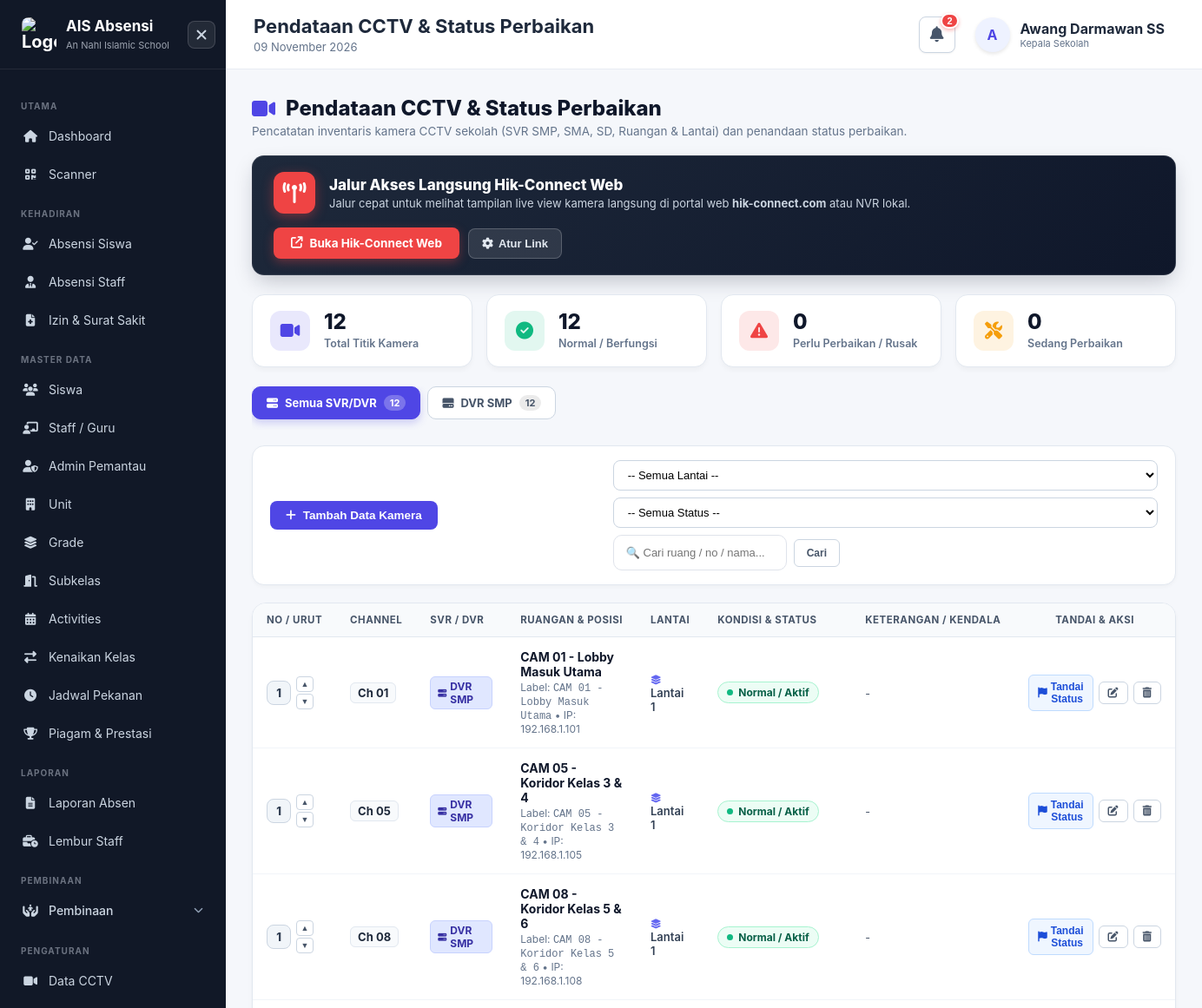
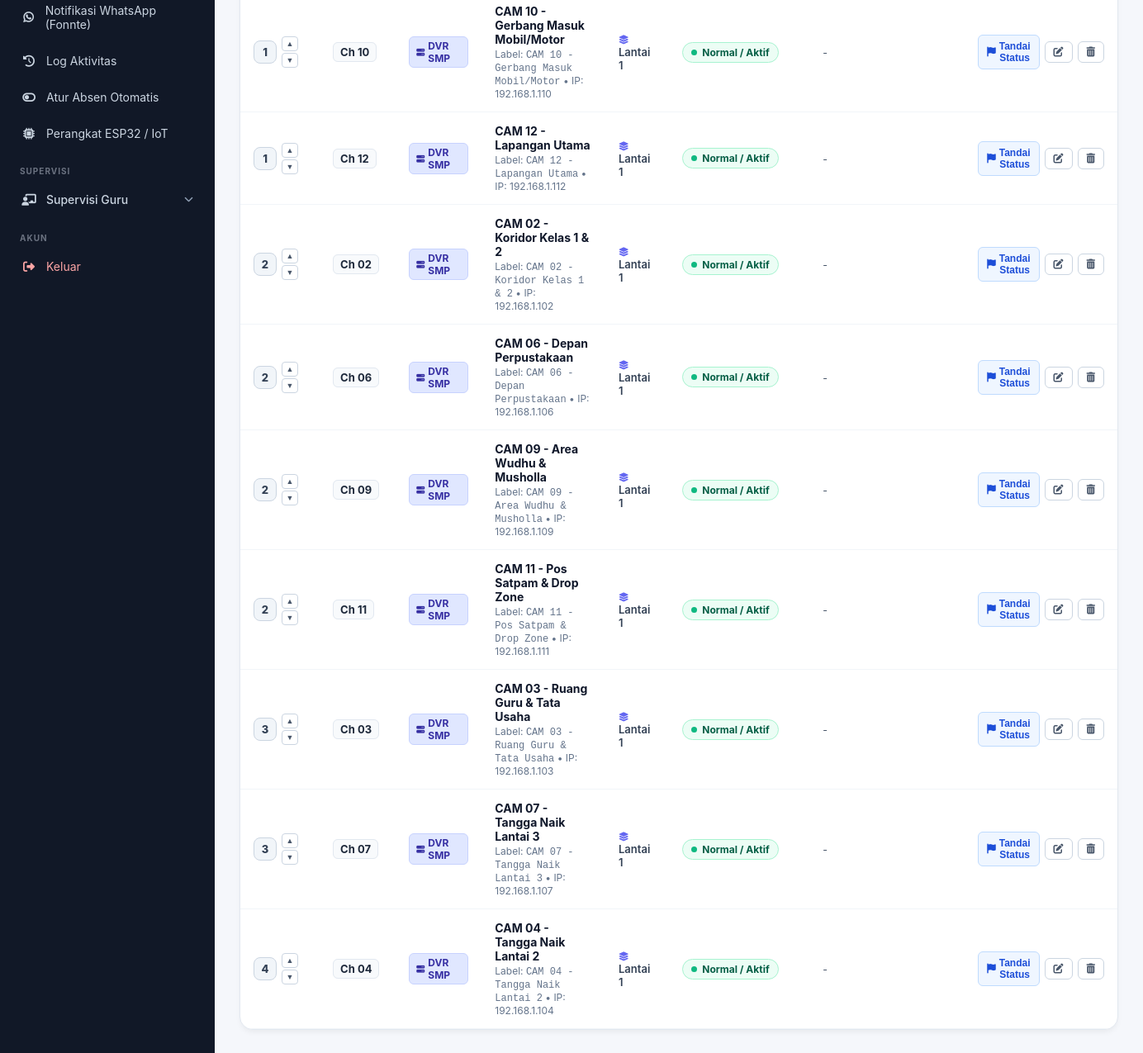
Screenshot of /cctv/index.php (signed in) with the database file from the repository (2 pictures, top to bottom).
### tables this page shows
CREATE TABLE `cctv_devices` (
  `id` int unsigned NOT NULL AUTO_INCREMENT,
  `location_id` int unsigned NOT NULL COMMENT 'Relasi ke cctv_locations (Lantai/Sub-lokasi)',
  `dvr_server` varchar(100) DEFAULT NULL,
  `room_name` varchar(150) DEFAULT NULL,
  `floor_name` varchar(100) DEFAULT NULL,
  `name` varchar(150) NOT NULL,
  `channel_number` int DEFAULT NULL,
  `sort_order` int NOT NULL DEFAULT '0',
  `ip_address` varchar(50) DEFAULT NULL,
  `error_type` varchar(100) DEFAULT NULL,
  `error_notes` text,
  `error_date` datetime DEFAULT NULL,
  `repair_date` datetime DEFAULT NULL,
  `repair_pic` varchar(100) DEFAULT NULL,
  `hikconnect_url` varchar(500) DEFAULT NULL,
  `device_serial` varchar(100) DEFAULT NULL,
  `status` varchar(50) NOT NULL DEFAULT 'normal',
  `location_detail` varchar(255) DEFAULT NULL,
  `notes` text,
  `created_at` timestamp NULL DEFAULT CURRENT_TIMESTAMP,
  `updated_at` timestamp NULL DEFAULT CURRENT_TIMESTAMP ON UPDATE CURRENT_TIMESTAMP,
  PRIMARY KEY (`id`),
  KEY `idx_location_id` (`location_id`),
  KEY `idx_sort_order` (`sort_order`),
  KEY `idx_status` (`status`)
);

### config/security.php (called while the page is built, shortened)
<?php
function e($value)
{
    return htmlspecialchars(
        $value ?? '',
        ENT_QUOTES,
        'UTF-8'
    );
}

### public/cctv/index.php (the view, shortened to what this page needs)
<?php
require_once '../../config/database.php';
require_once '../../config/security.php';
$hikConnectUrl = 'https://www.hik-connect.com';
$stmtSet = $pdo->query("SELECT key_value FROM cctv_settings WHERE key_name = 'hikconnect_url' LIMIT 1");
if ($val = $stmtSet->fetchColumn()) {
    $hikConnectUrl = $val;
}
$stmtDvrList = $pdo->query("
    SELECT DISTINCT dvr_server
    FROM cctv_devices
    WHERE dvr_server IS NOT NULL AND dvr_server != ''
    ORDER BY CASE
        WHEN dvr_server = 'DVR SMP' THEN 1
        WHEN dvr_server = 'SMA' THEN 2
        WHEN dvr_server = 'SD 1' THEN 3
        WHEN dvr_server = 'SD 2' THEN 4
        WHEN dvr_server = 'SD 3' THEN 5
        WHEN dvr_server = 'FO' THEN 6
        WHEN dvr_server = 'Masjid' THEN 7
        ELSE 8 END, dvr_server ASC
");
$allDvrList = $stmtDvrList->fetchAll(PDO::FETCH_COLUMN);
$filterDvr    = trim($_GET['dvr'] ?? '');
$filterFloor  = trim($_GET['floor'] ?? '');
$filterStatus = trim($_GET['status'] ?? '');
$searchQuery  = trim($_GET['q'] ?? '');
$totalCount = (int)$pdo->query("SELECT COUNT(*) FROM cctv_devices")->fetchColumn();
$normalCount = (int)$pdo->query("SELECT COUNT(*) FROM cctv_devices WHERE status = 'normal'")->fetchColumn();
$errorCount = (int)$pdo->query("SELECT COUNT(*) FROM cctv_devices WHERE status = 'error'")->fetchColumn();
$maintCount = (int)$pdo->query("SELECT COUNT(*) FROM cctv_devices WHERE status = 'maintenance'")->fetchColumn();
$dvrCounts = [];
$stmtCountDvr = $pdo->query("SELECT dvr_server, COUNT(*) as cnt FROM cctv_devices GROUP BY dvr_server");
foreach ($stmtCountDvr->fetchAll(PDO::FETCH_ASSOC) as $row) {
    $dvrCounts[$row['dvr_server']] = (int)$row['cnt'];
}
$sql = "
    SELECT id, dvr_server, room_name, floor_name, channel_number, sort_order, name,
           status, ip_address, error_type, error_notes, error_date, repair_date, repair_pic, notes, updated_at
    FROM cctv_devices
    WHERE 1=1
";
$params = [];
$sql .= " ORDER BY
    CASE
        WHEN dvr_server = 'DVR SMP' THEN 1
        WHEN dvr_server = 'SMA' THEN 2
        WHEN dvr_server = 'SD 1' THEN 3
        WHEN dvr_server = 'SD 2' THEN 4
        WHEN dvr_server = 'SD 3' THEN 5
        WHEN dvr_server = 'FO' THEN 6
        WHEN dvr_server = 'Masjid' THEN 7
        ELSE 8 END ASC,
    floor_name ASC,
    sort_order ASC,
    channel_number ASC";
$stmt = $pdo->prepare($sql);
$stmt->execute($params);
$cctvList = $stmt->fetchAll(PDO::FETCH_ASSOC);
require '../../includes/header.php';
?>
<div class="cctv-mgmt">
    <div class="page-header-row">
        <div class="page-title-box">
            <h1><i class="fa-solid fa-video" style="color: #4f46e5;"></i> Pendataan CCTV & Status Perbaikan</h1>
            <p>Pencatatan inventaris kamera CCTV sekolah (SVR SMP, SMA, SD, Ruangan & Lantai) dan penandaan status perbaikan.</p>
        </div>
    </div>
    <div class="hik-banner-card">
        <div class="hik-banner-info">
            <div class="hik-logo-badge">
                <i class="fa-solid fa-tower-broadcast"></i>
            </div>
            <div class="hik-banner-text">
                <h2>Jalur Akses Langsung Hik-Connect Web</h2>
                <p>Jalur cepat untuk melihat tampilan live view kamera langsung di portal web <strong>hik-connect.com</strong> atau NVR lokal.</p>
            </div>
        </div>
        <div class="hik-banner-actions">
            <a href="<?= e($hikConnectUrl) ?>" target="_blank" class="btn-hik-connect" title="Buka Portal Hik-Connect di Tab Baru">
                <i class="fa-solid fa-arrow-up-right-from-square"></i> Buka Hik-Connect Web
            </a>
            <button type="button" onclick="openHikSettingModal()" class="btn-setting-link" title="Ubah Link URL Portal">
                <i class="fa-solid fa-gear"></i> Atur Link
            </button>
        </div>
    </div>
    <div class="kpi-grid">
        <a href="index.php" class="kpi-card total" title="Tampilkan Semua Kamera">
            <div class="kpi-icon"><i class="fa-solid fa-video"></i></div>
            <div class="kpi-info">
                <h3><?= number_format($totalCount) ?></h3>
                <span>Total Titik Kamera</span>
            </div>
        </a>
        <a href="index.php?status=normal" class="kpi-card normal" title="Filter Kamera Normal">
            <div class="kpi-icon"><i class="fa-solid fa-circle-check"></i></div>
            <div class="kpi-info">
                <h3><?= number_format($normalCount) ?></h3>
                <span>Normal / Berfungsi</span>
            </div>
        </a>
        <a href="index.php?status=error" class="kpi-card error" title="Filter Kamera Error / Rusak">
            <div class="kpi-icon"><i class="fa-solid fa-triangle-exclamation"></i></div>
            <div class="kpi-info">
                <h3><?= number_format($errorCount) ?></h3>
                <span>Perlu Perbaikan / Rusak</span>
            </div>
        </a>
        <a href="index.php?status=maintenance" class="kpi-card maint" title="Filter Kamera Dalam Perbaikan">
            <div class="kpi-icon"><i class="fa-solid fa-screwdriver-wrench"></i></div>
            <div class="kpi-info">
                <h3><?= number_format($maintCount) ?></h3>
                <span>Sedang Perbaikan</span>
            </div>
        </a>
    </div>
    <div class="svr-tabs-scroll">
        <a href="index.php<?= !empty($filterStatus) ? '?status=' . urlencode($filterStatus) : '' ?>" class="svr-tab-btn <?= empty($filterDvr) ? 'active' : '' ?>">
            <i class="fa-solid fa-server"></i> Semua SVR/DVR
            <span class="svr-tab-badge"><?= $totalCount ?></span>
        </a>
        <?php foreach ($allDvrList as $dvr):
            $isActive = ($filterDvr === $dvr);
            $cCount = $dvrCounts[$dvr] ?? 0;
            $tabUrl = 'index.php?dvr=' . urlencode($dvr) . (!empty($filterStatus) ? '&status=' . urlencode($filterStatus) : '');
        ?>
            <a href="<?= $tabUrl ?>" class="svr-tab-btn <?= $isActive ? 'active' : '' ?>">
                <i class="fa-solid fa-hard-drive"></i> <?= e($dvr) ?>
                <span class="svr-tab-badge"><?= $cCount ?></span>
            </a>
        <?php endforeach; ?>
    </div>
    <div class="control-bar">
        <div class="control-left">
            <button type="button" onclick="openCreateCctvModal('<?= e($filterDvr ?: 'DVR SMP') ?>', '<?= e($filterFloor ?: 'Lantai 1') ?>')" class="btn-add-cctv">
                <i class="fa-solid fa-plus"></i> Tambah Data Kamera
            </button>
        </div>
        <form method="GET" class="filter-form">
            <select name="floor" class="filter-input" onchange="this.form.submit()">
                <option value="">-- Semua Lantai --</option>
            </select>
            <select name="status" class="filter-input" onchange="this.form.submit()">
                <option value="">-- Semua Status --</option>
            </select>
            <input type="text" name="q" value="<?= e($searchQuery) ?>" placeholder="🔍 Cari ruang / no / nama..." class="filter-input" style="width: 200px;">
            <button type="submit" class="btn-tbl-action" style="padding: 8px 14px; font-weight:700;">Cari</button>
        </form>
    </div>
    <div class="cctv-card">
        <div class="table-responsive">
            <table class="cctv-table">
                <thead>
                    <tr>
                        <th style="width: 75px;">No / Urut</th>
                        <th style="width: 85px;">Channel</th>
                        <th style="width: 130px;">SVR / DVR</th>
                        <th>Ruangan & Posisi</th>
                        <th>Lantai</th>
                        <th style="min-width: 170px;">Kondisi & Status</th>
                        <th>Keterangan / Kendala</th>
                        <th style="width: 180px; text-align: center;">Tandai & Aksi</th>
                    </tr>
                </thead>
                <tbody>
                    <?php if (empty($cctvList)): ?>
                        <tr>
                            <td colspan="8">
                                <div style="text-align: center; padding: 45px 20px; color: #94a3b8;">
                                    <i class="fa-solid fa-video-slash" style="font-size: 42px; margin-bottom: 12px; color: #cbd5e1;"></i>
                                    <p style="font-size: 14px; margin: 0;">Tidak ada data kamera yang sesuai dengan filter ini.</p>
                                </div>
                            </td>
                        </tr>
                    <?php else: ?>
                        <?php foreach ($cctvList as $cctv):
                            $isError = ($cctv['status'] === 'error');
                            $isMaint = ($cctv['status'] === 'maintenance');
                            $rowClass = $isError ? 'row-error' : ($isMaint ? 'row-maint' : '');
                            $dvrClass = 'smp';
                        ?>
                            <tr class="<?= $rowClass ?>">
                                <td>
                                    <div class="order-badge-box">
                                        <span class="order-num-pill" title="Urutan Ke-<?= $cctv['sort_order'] ?>">
                                            <?= $cctv['sort_order'] ?>
                                        </span>
                                        <div class="reorder-btns">
                                            <form method="POST" style="margin:0;">
                                                <button type="submit" class="btn-reorder" title="Urutkan Naik">▲</button>
                                            </form>
                                            <form method="POST" style="margin:0;">
                                                <button type="submit" class="btn-reorder" title="Urutkan Turun">▼</button>
                                            </form>
                                        </div>
                                    </div>
                                </td>
                                <td>
                                    <?php if (!empty($cctv['channel_number'])): ?>
                                        <span style="font-weight: 700; font-size: 13px; color: #1e293b; background: #f8fafc; padding: 3px 8px; border-radius: 6px; border: 1px solid #e2e8f0;">
                                            Ch <?= str_pad($cctv['channel_number'], 2, '0', STR_PAD_LEFT) ?>
                                        </span>
                                    <?php else: ?>
                                        <span style="color:#94a3b8;">-</span>
                                    <?php endif; ?>
                                </td>
                                <td>
                                    <span class="svr-tag <?= $dvrClass ?>">
                                        <i class="fa-solid fa-server" style="font-size:10px;"></i>
                                        <?= e($cctv['dvr_server'] ?: 'DVR SMP') ?>
                                    </span>
                                </td>
                                <td>
                                    <div style="font-weight: 700; font-size: 14px; color: #0f172a;">
                                        <?= e($cctv['room_name'] ?: $cctv['name']) ?>
                                    </div>
                                    <div style="font-size: 12px; color: #64748b; margin-top: 2px;">
                                        Label: <code><?= e($cctv['name']) ?></code>
                                        <?php if (!empty($cctv['ip_address'])): ?>
                                            &bull; IP: <?= e($cctv['ip_address']) ?>
                                        <?php endif; ?>
                                    </div>
                                </td>
                                <td>
                                    <span style="font-size: 13px; font-weight: 600; color: #334155;">
                                        <i class="fa-solid fa-layer-group" style="color: #6366f1; font-size: 11px;"></i>
                                        <?= e($cctv['floor_name'] ?: 'Lantai 1') ?>
                                    </span>
                                </td>
                                <td>
                                    <?php if ($cctv['status'] === 'normal'): ?>
                                        <span class="status-pill normal">
                                            <span class="live-dot"></span> Normal / Aktif
                                        </span>
                                    <?php endif; ?>
                                </td>
                                <td>
                                    <span style="font-size: 12.5px; color: #475569;">
                                        <?= e($cctv['notes'] ?: '-') ?>
                                    </span>
                                </td>
                                <td>
                                    <div class="action-btn-group" style="justify-content: center;">
                                        <button type="button"
                                                onclick="openQuickStatusModal(<?= htmlspecialchars(json_encode($cctv), ENT_QUOTES, 'UTF-8') ?>)"
                                                class="btn-tbl-action mark-status"
                                                title="Tandai jika ada error atau perbaikan">
                                            <i class="fa-solid fa-flag"></i> Tandai Status
                                        </button>
                                        <button type="button"
                                                onclick="openEditCctvModal(<?= htmlspecialchars(json_encode($cctv), ENT_QUOTES, 'UTF-8') ?>)"
                                                class="btn-tbl-action"
                                                title="Edit Ruang / Nomor">
                                            <i class="fa-solid fa-pen-to-square"></i>
                                        </button>
                                        <form method="POST" onsubmit="return confirm('Hapus data kamera di \'<?= e($cctv['room_name'] ?: $cctv['name']) ?>\'?')" style="margin:0;">
                                            <button type="submit" class="btn-tbl-action delete" title="Hapus Data">
                                                <i class="fa-solid fa-trash-can"></i>
                                            </button>
                                        </form>
                                    </div>
                                </td>
                            </tr>
                        <?php endforeach; ?>
                    <?php endif; ?>
                </tbody>
            </table>
        </div>
    </div>
</div>
<?php require '../../includes/footer.php'; ?>

### rows the page displays
cctv_devices: sort_order "1", channel_number "01", dvr_server "DVR SMP", room_name "CAM 01 - Lobby Masuk Utama", name "CAM 01 - Lobby Masuk Utama", ip_address "192.168.1.101", floor_name "Lantai 1", status "normal" (drawn), notes "-"
cctv_devices: sort_order "1", channel_number "05", dvr_server "DVR SMP", room_name "CAM 05 - Koridor Kelas 3 & 4", name "CAM 05 - Koridor Kelas 3 & 4", ip_address "192.168.1.105", floor_name "Lantai 1", status "normal" (drawn), notes "-"
cctv_devices: sort_order "1", channel_number "08", dvr_server "DVR SMP", room_name "CAM 08 - Koridor Kelas 5 & 6", name "CAM 08 - Koridor Kelas 5 & 6", ip_address "192.168.1.108", floor_name "Lantai 1", status "normal" (drawn), notes "-"
cctv_devices: sort_order "1", channel_number "10", dvr_server "DVR SMP", room_name "CAM 10 - Gerbang Masuk Mobil/Motor", name "CAM 10 - Gerbang Masuk Mobil/Motor", ip_address "192.168.1.110", floor_name "Lantai 1", status "normal" (drawn), notes "-"
cctv_devices: sort_order "1", channel_number "12", dvr_server "DVR SMP", room_name "CAM 12 - Lapangan Utama", name "CAM 12 - Lapangan Utama", ip_address "192.168.1.112", floor_name "Lantai 1", status "normal" (drawn), notes "-"
cctv_devices: sort_order "2", channel_number "02", dvr_server "DVR SMP", room_name "CAM 02 - Koridor Kelas 1 & 2", name "CAM 02 - Koridor Kelas 1 & 2", ip_address "192.168.1.102", floor_name "Lantai 1", status "normal" (drawn), notes "-"
cctv_devices: sort_order "2", channel_number "06", dvr_server "DVR SMP", room_name "CAM 06 - Depan Perpustakaan", name "CAM 06 - Depan Perpustakaan", ip_address "192.168.1.106", floor_name "Lantai 1", status "normal" (drawn), notes "-"
cctv_devices: sort_order "2", channel_number "09", dvr_server "DVR SMP", room_name "CAM 09 - Area Wudhu & Musholla", name "CAM 09 - Area Wudhu & Musholla", ip_address "192.168.1.109", floor_name "Lantai 1", status "normal" (drawn), notes "-"
cctv_devices: sort_order "2", channel_number "11", dvr_server "DVR SMP", room_name "CAM 11 - Pos Satpam & Drop Zone", name "CAM 11 - Pos Satpam & Drop Zone", ip_address "192.168.1.111", floor_name "Lantai 1", status "normal" (drawn), notes "-"
cctv_devices: sort_order "3", channel_number "03", dvr_server "DVR SMP", room_name "CAM 03 - Ruang Guru & Tata Usaha", name "CAM 03 - Ruang Guru & Tata Usaha", ip_address "192.168.1.103", floor_name "Lantai 1", status "normal" (drawn), notes "-"
cctv_devices: sort_order "3", channel_number "07", dvr_server "DVR SMP", room_name "CAM 07 - Tangga Naik Lantai 3", name "CAM 07 - Tangga Naik Lantai 3", ip_address "192.168.1.107", floor_name "Lantai 1", status "normal" (drawn), notes "-"
cctv_devices: sort_order "4", channel_number "04", dvr_server "DVR SMP", room_name "CAM 04 - Tangga Naik Lantai 2", name "CAM 04 - Tangga Naik Lantai 2", ip_address "192.168.1.104", floor_name "Lantai 1", status "normal" (drawn), notes "-"

### other values shown
$category "UTAMA"
$item['menu_name'] "Dashboard"
$item['menu_name'] "Scanner"
$category "KEHADIRAN"
$item['menu_name'] "Absensi Siswa"
$item['menu_name'] "Absensi Staff"
$item['menu_name'] "Izin & Surat Sakit"
$category "MASTER DATA"
$item['menu_name'] "Siswa"
$item['menu_name'] "Staff / Guru"
$item['menu_name'] "Admin Pemantau"
$item['menu_name'] "Unit"
$item['menu_name'] "Grade"
$item['menu_name'] "Subkelas"
$item['menu_name'] "Activities"
